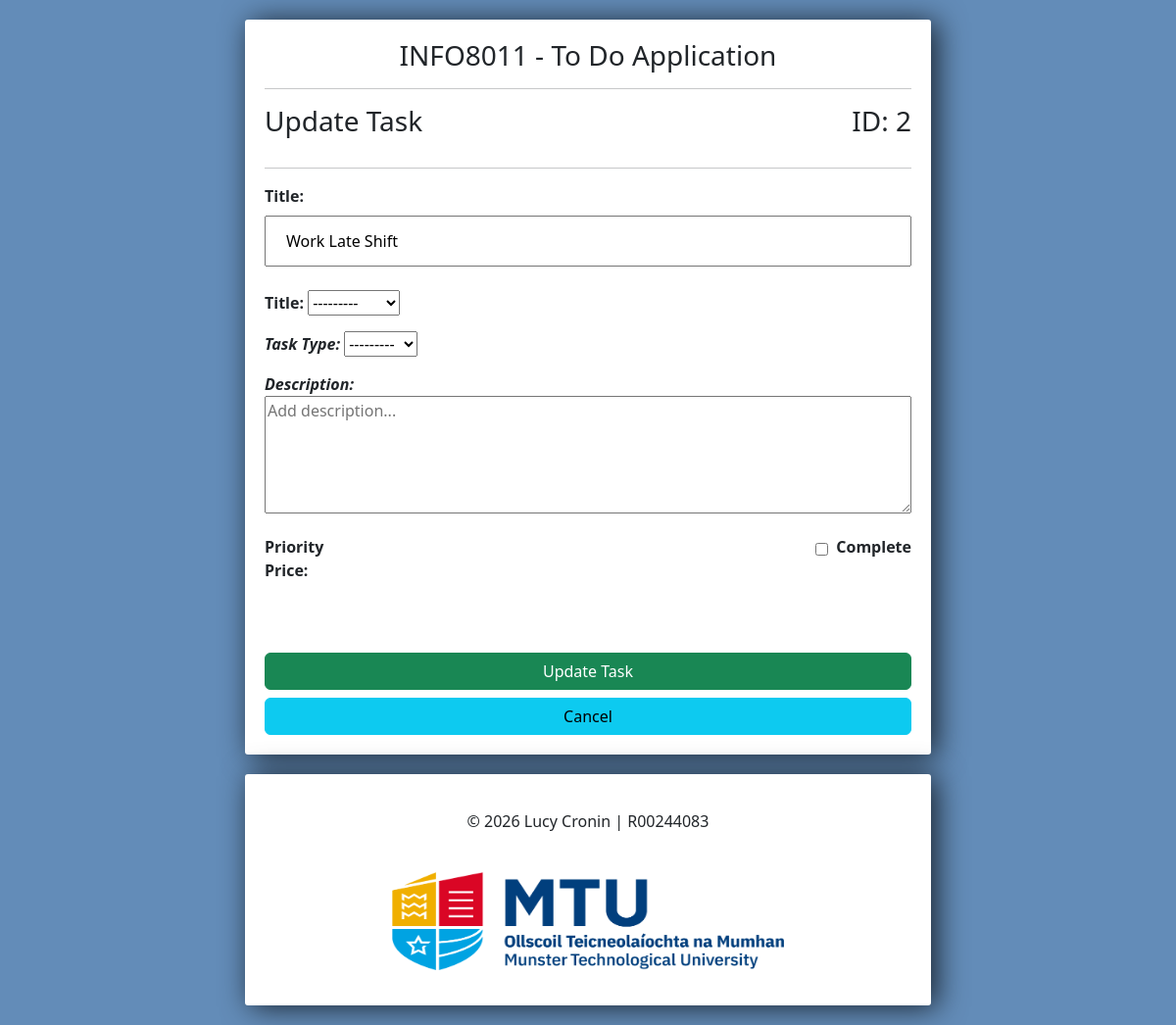
The app's page /update/2/ with its own data.
### tasks/models.py (models this page shows, shortened)
class Task(models.Model):
    TYPE_CHOICES = [
        ('Work', 'Work'),
        ('Personal', 'Personal'),
        ('Shopping', 'Shopping'),
        ('Other', 'Other'),
    ]
    PRIORITY_CHOICES = [
        (1, 'High'),
        (2, 'Medium'),
        (3, 'Low'),
    ]
    title = models.CharField(max_length=200)
    complete = models.BooleanField(default=False)
    type = models.CharField(max_length=24, choices=TYPE_CHOICES, blank=False)
    task_type = models.ForeignKey(Type, on_delete=models.SET_NULL, null=True)
    description = models.TextField(blank=True, null=True)
    created = models.DateTimeField(auto_now_add=True)
    complete_date = models.DateTimeField(auto_now_add=True)

### tasks/views.py (the view, shortened to what this page needs)
# urls.py: path('update/<str:pk>/', update_task, name='update'),
def update_task(request, pk):
    task = Task.objects.get(id=pk)
    form = TaskForm(instance=task)
    context = {'form': form}
    return render(request, 'update.html', context)

### tasks/forms.py
class TaskForm(forms.ModelForm):
    title = forms.CharField(widget=forms.TextInput(attrs={'placeholder': 'Add new task...'}))
    description = forms.CharField(required=False,widget=forms.Textarea(attrs={'placeholder': 'Add description...'}))
    class Meta:
        model = Task
        fields = '__all__'
        widgets = {
            'type': forms.Select(attrs={'class': 'bootstrap-select'}),
            'priority': forms.Select(attrs={'class': 'bootstrap-select'}),
            'price': forms.NumberInput(attrs={'min': '0.0'}),
        }

### tasks/models.py (called while the page is built)
    def __str__(self):
        return self.name

### tasks/templates/update.html (shortened to what this page needs)
{% extends 'base.html' %}
{%load static %}
{% block content %}
    <div>
        <h3 class="h-left" >Update Task</h3>
        <h3 class="h-right" > ID: {{ form.instance.id }}</h3>
    <hr>
    </div>
    <form method="POST" action="">
        <p> <b> Title: </b> {{ form.title }} </p>
        <p> <b> Title: </b> {{ form.type }} </p>
        <p> <b> <em>Task Type: </em> </b> {{ form.task_type }} </p>
        <p class="textarena"> <b> <em>Description: </em> </b> {{ form.description }} </p>
        <div class="inline"> <b>Priority</b>&nbsp;&nbsp;<b>{{ form.priority }}</b></div>
        <div class="inline h-right"> {{form.complete}}&nbsp;&nbsp;<b>Complete</b></div>
        <p> <b> Price: </b> {{ form.price }} </p>
<input class="btn btn-success" type="submit" value="Update Task">
<a class="w-100 btn btn-info" href="{% url 'home' %}">Cancel</a>
    </form>
{% endblock %}

### tasks/static/style.css (style rules this page uses)
body { background-color: #638CB8; }
input { width: 100%; padding: 12px 20px; margin: 8px 0; box-sizing: border-box; }
input::placeholder { color: #d3d3d3; }
.h-left { float: left; }
.h-right { float: right; }
.inline { display: inline-flex; white-space: nowrap; }
textarea { height: 15vh; width: 100%; }

### records on screen
Task: instance.id "2", title "Work Late Shift", type "---------", task_type "---------"
